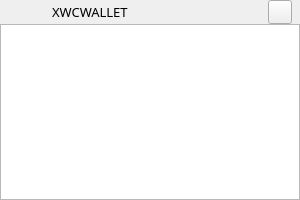
<?xml version="1.0" encoding="UTF-8"?>
<ui version="4.0">
 <class>MessageNotifyWidget</class>
 <widget class="QWidget" name="MessageNotifyWidget">
  <property name="geometry">
   <rect>
    <x>0</x>
    <y>0</y>
    <width>300</width>
    <height>200</height>
   </rect>
  </property>
  <property name="windowTitle">
   <string>Form</string>
  </property>
  <widget class="QTextBrowser" name="textBrowser">
   <property name="geometry">
    <rect>
     <x>0</x>
     <y>24</y>
     <width>300</width>
     <height>176</height>
    </rect>
   </property>
  </widget>
  <widget class="QLabel" name="label_titleBar">
   <property name="geometry">
    <rect>
     <x>0</x>
     <y>0</y>
     <width>300</width>
     <height>24</height>
    </rect>
   </property>
   <property name="text">
    <string/>
   </property>
  </widget>
  <widget class="QToolButton" name="toolButton">
   <property name="geometry">
    <rect>
     <x>268</x>
     <y>0</y>
     <width>24</width>
     <height>24</height>
    </rect>
   </property>
   <property name="text">
    <string/>
   </property>
  </widget>
  <widget class="QLabel" name="label_logo">
   <property name="geometry">
    <rect>
     <x>20</x>
     <y>2</y>
     <width>22</width>
     <height>18</height>
    </rect>
   </property>
   <property name="text">
    <string/>
   </property>
  </widget>
  <widget class="QLabel" name="label_lname">
   <property name="geometry">
    <rect>
     <x>52</x>
     <y>3</y>
     <width>120</width>
     <height>18</height>
    </rect>
   </property>
   <property name="font">
    <font>
     <family>Microsoft YaHei UI Light</family>
     <pointsize>10</pointsize>
    </font>
   </property>
   <property name="text">
    <string>XWCWALLET</string>
   </property>
  </widget>
 </widget>
 <resources/>
 <connections/>
</ui>
